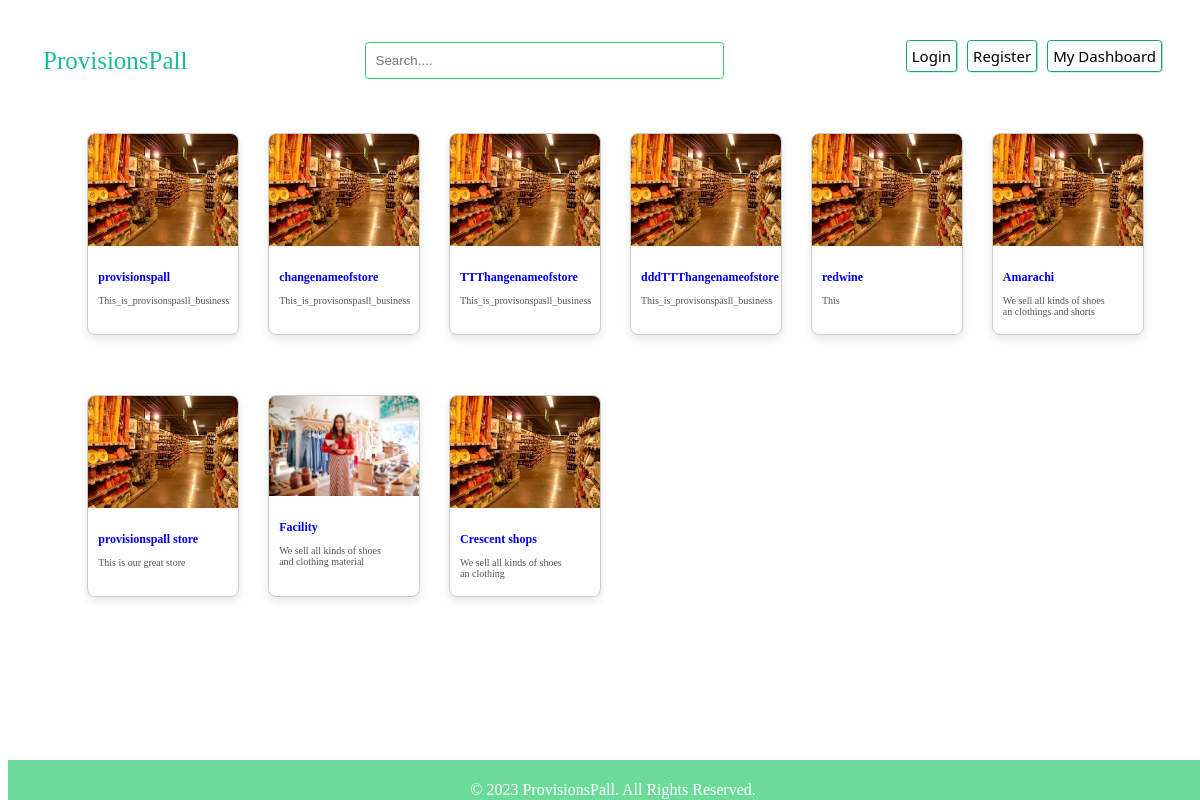
/market, run on an earlier commit of the app's database.
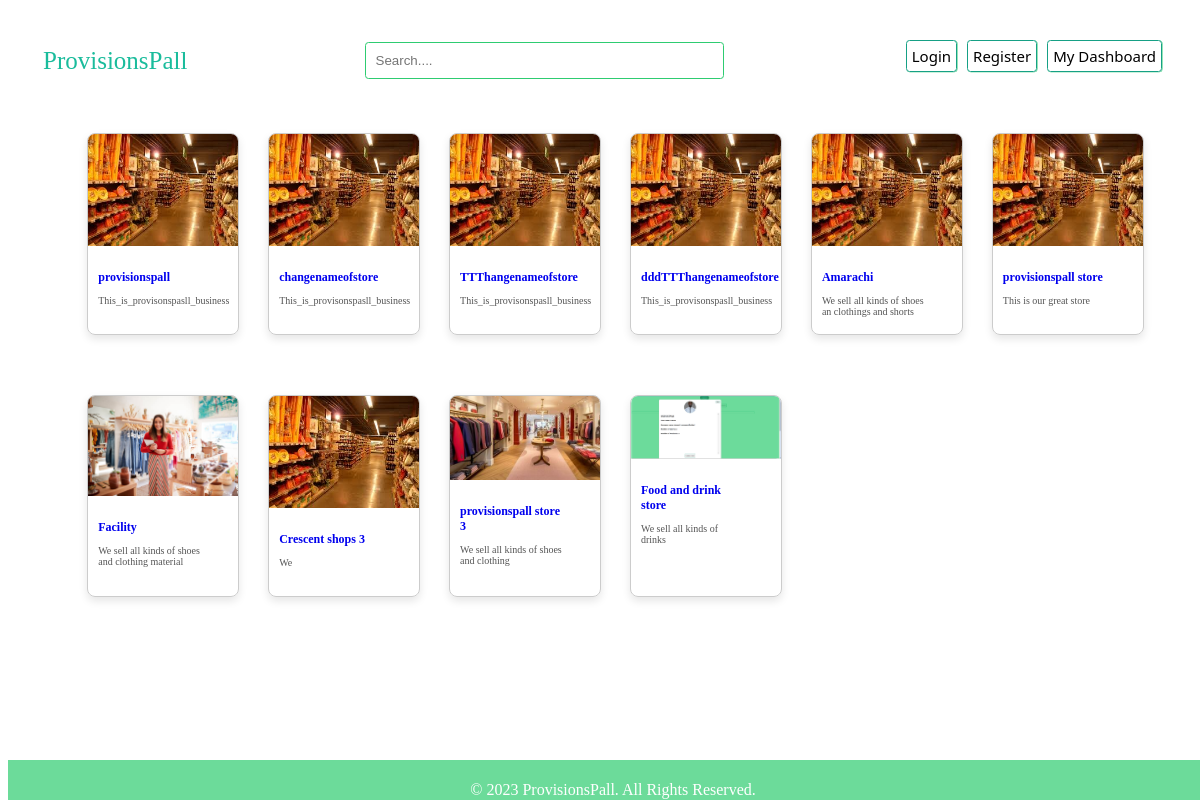
And on a later commit of the database.
### models/model.py (models this page shows, shortened)
class Store(db.Model):
    id = db.Column(db.Integer, primary_key=True)
    name = db.Column(db.String(50), unique=True, nullable=False)
    description = db.Column(db.Text, nullable=False)
    image = db.Column(db.String(150), nullable=True, default='img14')
    date_created = db.Column(db.DateTime, nullable=False,
                             default=datetime.utcnow)
    user_id = db.Column(db.Integer, db.ForeignKey('user.id'), nullable=False)
    addresses = db.relationship('Store_Address', backref='store', lazy=True, cascade='all, delete-orphan')
    products = db.relationship('Product', backref='store', lazy=True, cascade='all, delete-orphan')

### provisionspall_web/app.py (the view)
@app.route('/market', strict_slashes=False)
def market():
    store = db.session.query(Store).all()
    if not store:
        return "<h1>error getting page</h1>"
    user_id = session.get('user_id')
    if user_id:
        logged = True
    else:
        logged = False
    return render_template('marketplace.html',
                           stores=store,
                           cache_id=uuid.uuid4(),
                           logged=logged)

### provisionspall_web/templates/marketplace.html (shortened to what this page needs)
<!DOCTYPE html>
<html lang="en">
  <head>
    <link rel="stylesheet" type="text/css"
      href="../static/styles/dashboard-mobile.css?{{ cache_id }}">
    <link rel="stylesheet" type="text/css"
      href="../static/styles/dashboard.css?{{ cache_id }}">
    <link rel="stylesheet" type="text/css"
      href="../static/styles/marketplace.css?{{ cache_id }}">
  </head>
  <body>
    <section class="container">
      <a href="/market" class="login-link2">ProvisionsPall</a>
      <input type="text" id="searchBar" name="search_text" class="search_text"
        placeholder="Search...." value>
      {% if not logged %}
      <a href="/login" class="login-link style_button style_input bigDevice">Login</a>
      <a href="/register" class="login-link style_button style_input bigDevice">Register</a>
      {% endif %}
      <a href="/dashboard" class="login-link style_button style_input bigDevice">My
        Dashboard</a>
    </section>
    <div class="image-grid" data-cache="{{ cache_id }}">
      {% for store in stores %}
      <a href='/market/store/{{ store.id }}?{{ cache_id }}' class="card"
        data-id="{{ store.id }}">
        <img
          src="{{ url_for('static', filename='uploads/' + store.image) }}"
          alt="Store Image">
        <div class="card-content">
          <h2 class="card-title">{{ store.name }}</h2>
          <p class="card-description">{{ store.description }}</p>
        </div>
      </a>
      {% endfor %}
    </div>
    <div class="footer">
      <p>&copy; 2023 ProvisionsPall. All Rights Reserved.</p>
    </div>
  </body>
</html>

### provisionspall_web/static/styles/dashboard-mobile.css (style rules this page uses)
:root { --primary-color: #1abc9c; --secondary-color: #16a085; --accent-color: #2ecc71; }
.bigDevice { display: none; }
@media screen and (min-width: 500px) { .bigDevice { display: inline-flex; } }
.style_input { margin-bottom: 10px; margin-left: 10px; max-width: 400px; max-height: 150px; border-radius: 3.5px; border: 1px var(--accent-color) solid; padding: 5px; }
.login-link { text-decoration: none; color: inherit; }
.login-link2 { text-decoration: none; font-size: 15px; color: var(--primary-color); padding: 5px; }
.style_button { border-radius: 3.5px; border: 1px var(--secondary-color) solid; box-shadow: 0.5px 0.3px 0.1px var(--accent-color); }
.user_container button, .login-link, .submit_button, #close, #close2, #submit_store, #store { max-height: 30px; min-width: 20px; font-size: 10px; font-family: system-ui, -apple-system, BlinkMacSystemFont, 'Segoe UI', Roboto, Oxygen, Ubuntu, Cantarell, 'Open Sans', 'Helvetica Neue', sans-serif; font-weight: 15px; }

### provisionspall_web/static/styles/dashboard.css (style rules this page uses)
@media screen and (min-width: 1024px) { .login-link2 { font-size: 25px; } }
@media screen and (min-width: 1024px) { .user_container button, #store, .login-link, .submit_button, #close, #close2, #submit_store { max-height: 30px; min-height: 20px; min-width: 30px; font-size: 15px; font-weight: 20px; } }

### provisionspall_web/static/styles/marketplace.css (style rules this page uses)
:root { --primary-color: #1abc9c; --secondary-color: #16a085; --accent-color: #2ecc71; }
.card { border: 1px solid #ccc; border-radius: 8px; overflow: hidden; width: 150px; height: 200px; margin: 20px; text-decoration: none; box-shadow: 0 4px 8px rgba(0, 0, 0, 0.1); }
.card img { max-width: 150px; max-height: 150px; object-fit: cover; }
.card-content { padding: 10px; }
.card-title { font-size: 12px; width: 80%; margin-bottom: 2px; }
.card-description { color: #555; width: 80%; font-size: 10px; }
.container { display: flex; align-items: center; justify-content: space-between; padding: 20px; }
@media screen and (min-width: 500px) { .container { padding: 30px; } }
.login-link { text-decoration: none; color: inherit; }
#searchBar { padding: 10px; width: 30%; margin: 4px auto; text-align: left; border-radius: 3.5px; border: 1px var(--accent-color) solid; }
.footer { background-color: rgba(46, 204, 112, 0.7); color: white; padding: 5px; text-align: center; position: fixed; bottom: 0; width: 100%; height: 30px; backdrop-filter: blur(7px); -webkit-backdrop-filter: blur(7px); -moz-backdrop-filter: blur(7px); -o-backdrop-filter: blur(7px); }
.image-grid { display: grid; grid-template-columns: repeat(auto-fill, minmax(150px, 1fr)); gap: 20px; margin: auto; width: 90%; margin-bottom: 50px; }

What changed in the data, as far as the page shows it:
removed Store: image (picture), name "redwine", description "This"
changed Store: name "Crescent shops" → "Crescent shops 3"; description "We sell all kinds of shoes an clothing" → "We"
added Store: image (picture), name "provisionspall store 3", description "We sell all kinds of shoes and clothing"
added Store: image (picture), name "Food and drink store", description "We sell all kinds of drinks"
